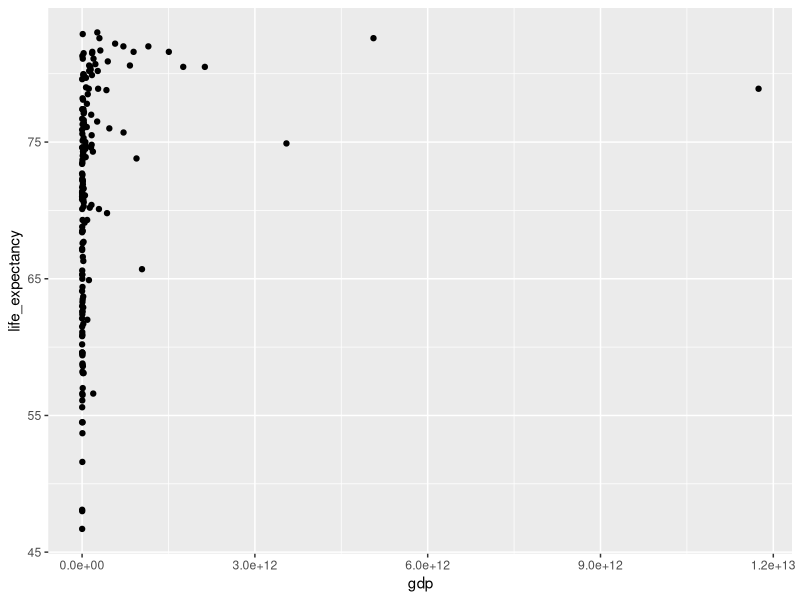
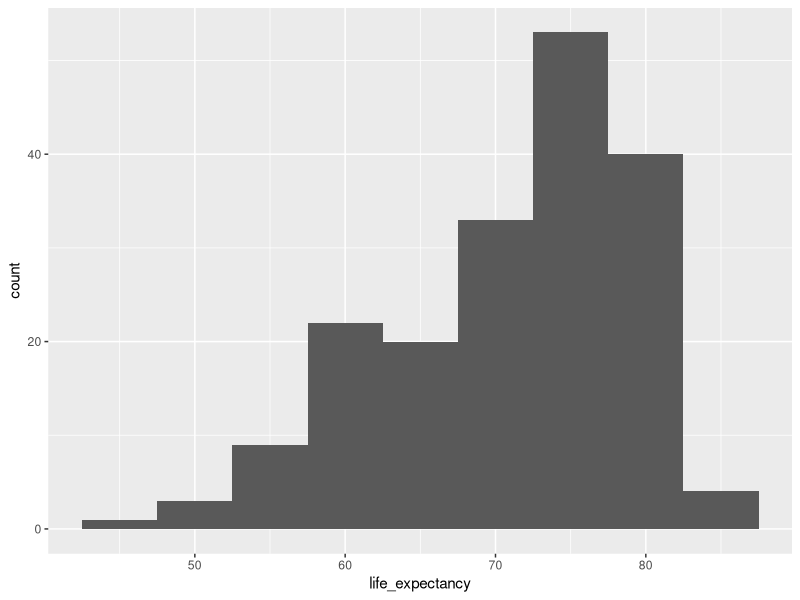
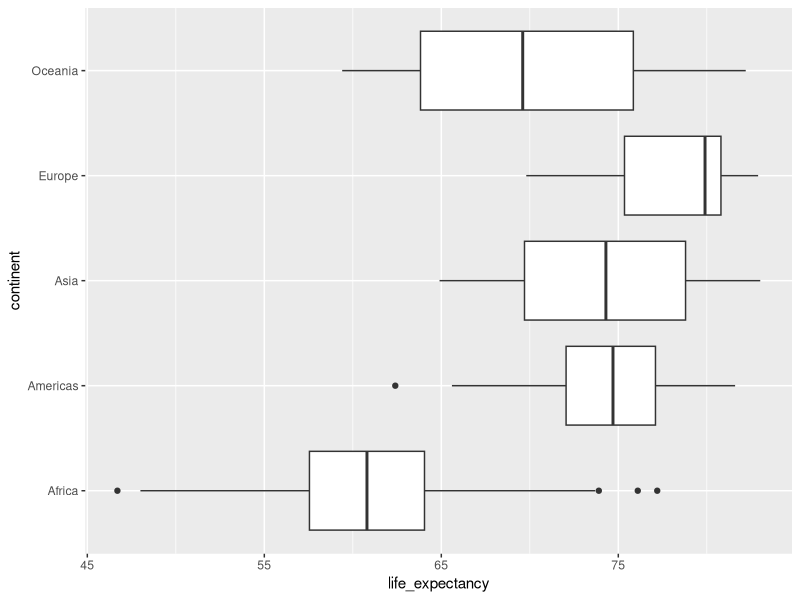
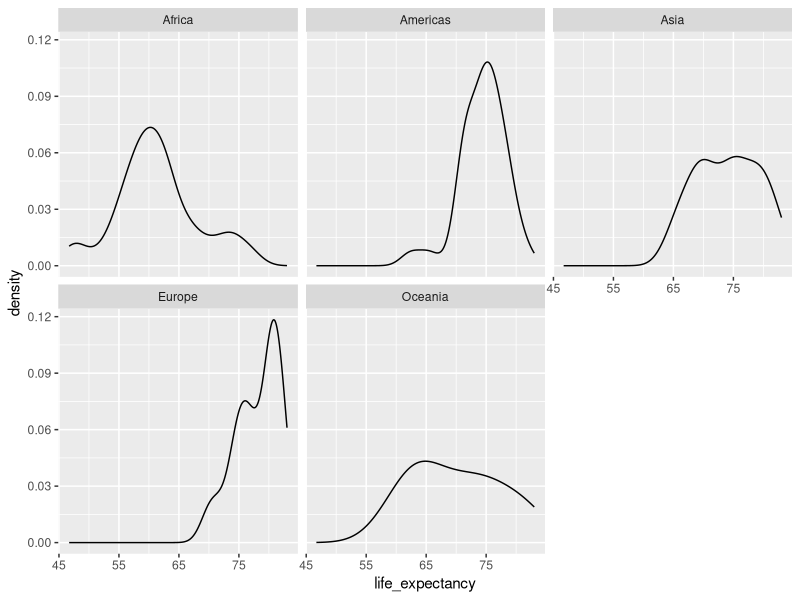
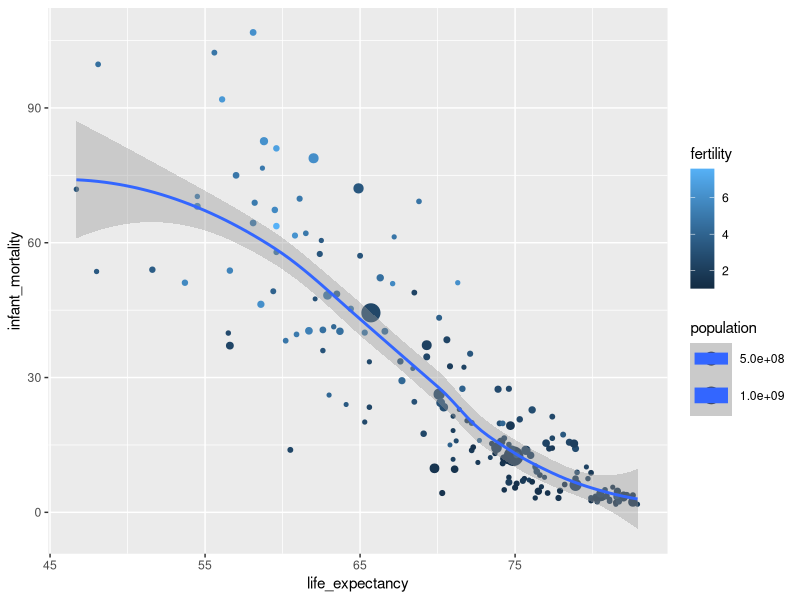
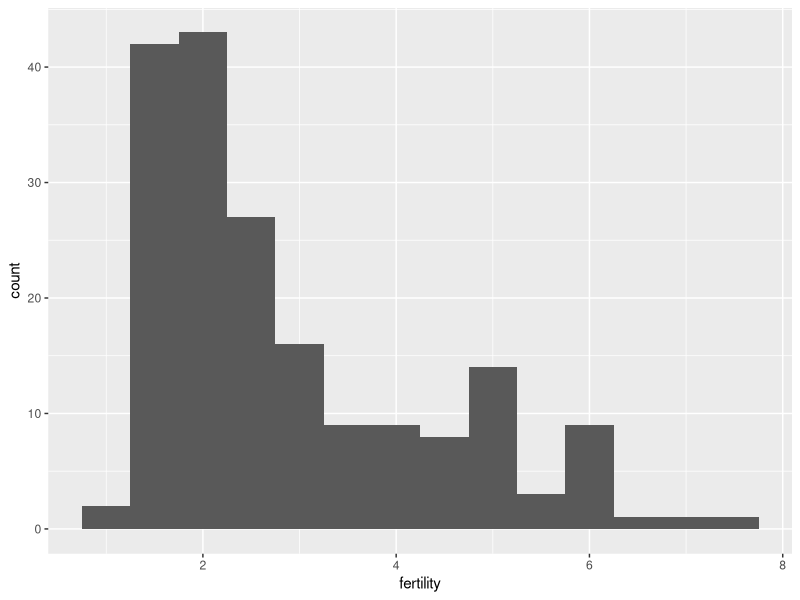
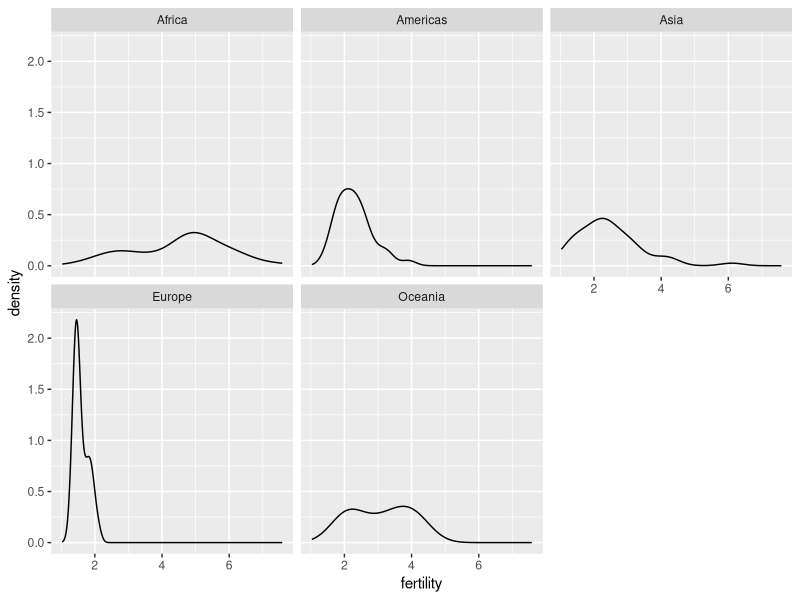
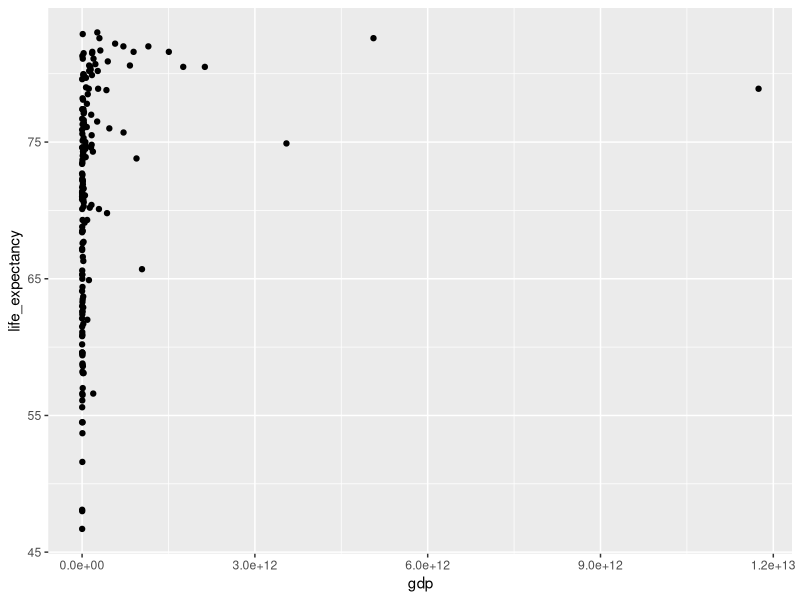

Recreate these plots in R, in order.
## ---- chunk 1
library(dslabs)
library(tidyverse)
## ---- chunk 2
view(gapminder)
## ---- chunk 3
gap2011 <- gapminder %>% 
  as_tibble() %>% 
  filter(year == 2011)
## ---- chunk 4
ggplot(data = gap2011) +
  geom_point(mapping = aes(x = gdp, y = life_expectancy))
## ---- chunk 5
ggplot(data = gap2011) +
  geom_histogram(mapping = aes(x = life_expectancy), binwidth=5)
## ---- chunk 6
ggplot(data = gap2011) +
  geom_boxplot(mapping = aes(x = life_expectancy, y = continent))
## ---- chunk 7
ggplot(data = gap2011) +
  geom_density(mapping = aes(x = life_expectancy)) +
  facet_wrap(~ continent)
## ---- chunk 8
ggplot(gap2011, aes(x = life_expectancy, y = infant_mortality, color = fertility, size = population)) +
  geom_point()+
  geom_smooth(aes()) 
## ---- chunk 9
ggplot(data = gap2011) +
  geom_histogram(mapping = aes(x = fertility), binwidth=0.5)
## ---- chunk 10
ggplot(data = gap2011) +
  geom_density(mapping = aes(x = fertility)) +
  facet_wrap(~ continent)
## ---- chunk 11
ggplot(data = gap2011) +
  geom_point(mapping = aes(x = gdp, y = life_expectancy))
